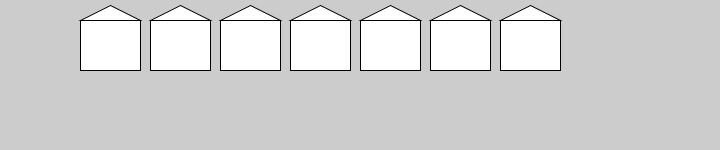
Frame 1 (no input)
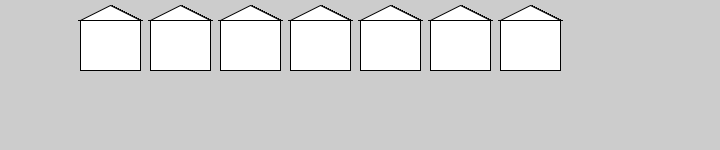
Frame 60 (the mouse pressed at the canvas centre just before this capture)
Frame 120 (the mouse held since frame 60 and released just before this capture): identical to frame 60, image omitted

The Processing sketch that drew these frames (run headless with seeded random() and noise(); from frame 60 on, the mouse is pressed at the canvas centre):

// Processing sketch: street
// ── street.pde
void setup()
{ 
  size( 720,150);
} 
void draw() 
{
  translate(10,20);
  for(int n=0; n<7 ; n++) {
    translate(70,0);
    house();
  }
}
void house()
{ 
  triangle( 0,0, 60, 0 , 30, -15); 
  rect( 0,0, 60 , 50 ) ;
} 
